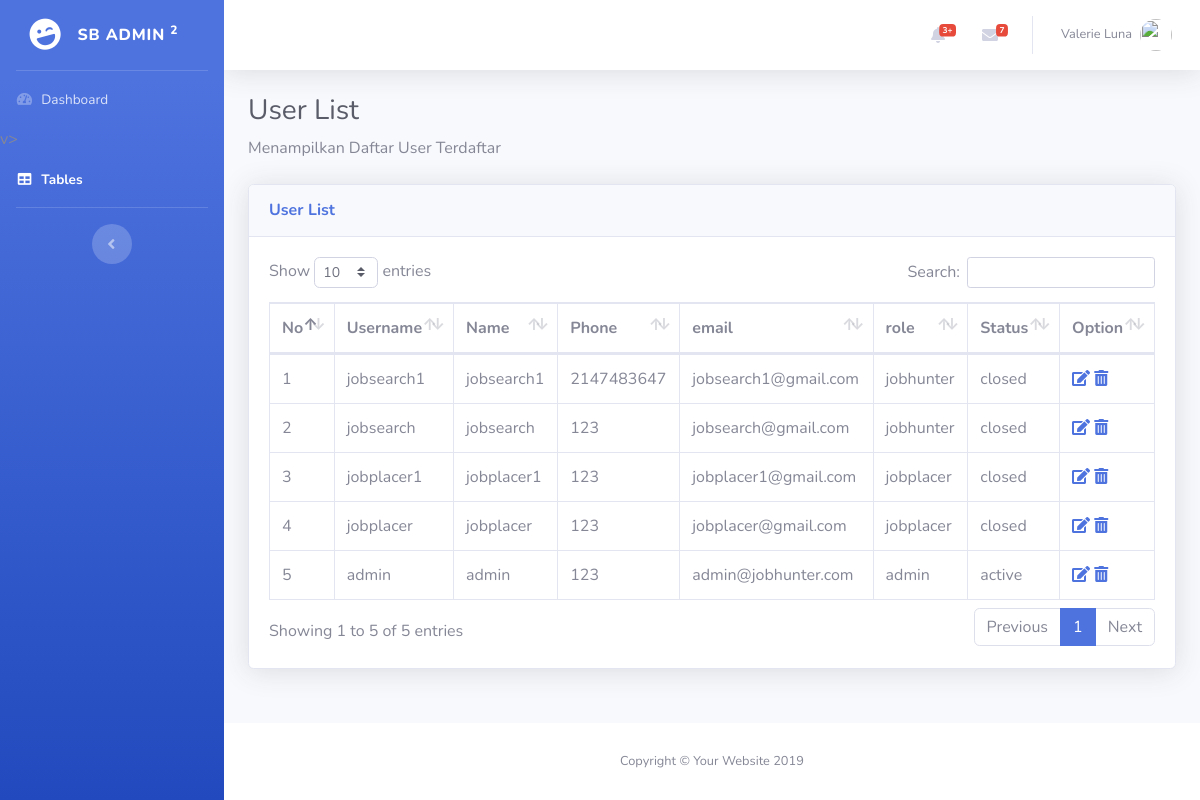
The app's page /admin/tables.php with its own data.
### tables this page shows
CREATE TABLE `tb_user` (
  `id_user` int(50) NOT NULL,
  `username` varchar(100) NOT NULL,
  `password` varchar(100) NOT NULL,
  `name` varchar(100) NOT NULL,
  `email` varchar(100) NOT NULL,
  `phone` int(20) NOT NULL,
  `role` enum('none','jobhunter','jobplacer','admin') NOT NULL,
  `status` enum('active','pending','closed') NOT NULL
);

### admin/tables.php (the view, shortened to what this page needs)
<?php
include('../config.php');
$no = 1;
$result = mysqli_query($sql, "SELECT * FROM tb_user ORDER BY username DESC");
?>
<!DOCTYPE html>
<html lang="en">
<head>
  <link href="vendor/fontawesome-free/css/all.min.css" rel="stylesheet" type="text/css">
  <link href="css/sb-admin-2.min.css" rel="stylesheet">
  <link href="vendor/datatables/dataTables.bootstrap4.min.css" rel="stylesheet">
</head>
<body id="page-top">
  <div id="wrapper">
    <ul class="navbar-nav bg-gradient-primary sidebar sidebar-dark accordion" id="accordionSidebar">
      <a class="sidebar-brand d-flex align-items-center justify-content-center" href="index.html">
        <div class="sidebar-brand-icon rotate-n-15">
          <i class="fas fa-laugh-wink"></i>
        </div>
        <div class="sidebar-brand-text mx-3">SB Admin <sup>2</sup></div>
      </a>
      <hr class="sidebar-divider my-0">
      <li class="nav-item">
        <a class="nav-link" href="index.html">
          <i class="fas fa-fw fa-tachometer-alt"></i>
          <span>Dashboard</span></a>
      </li>
      v>
      <li class="nav-item active">
        <a class="nav-link" href="tables.html">
          <i class="fas fa-fw fa-table"></i>
          <span>Tables</span></a>
      </li>
      <hr class="sidebar-divider d-none d-md-block">
      <div class="text-center d-none d-md-inline">
        <button class="rounded-circle border-0" id="sidebarToggle"></button>
      </div>
    </ul>
    <div id="content-wrapper" class="d-flex flex-column">
      <div id="content">
        <nav class="navbar navbar-expand navbar-light bg-white topbar mb-4 static-top shadow">
          <ul class="navbar-nav ml-auto">
            <li class="nav-item dropdown no-arrow mx-1">
              <a class="nav-link dropdown-toggle" href="#" id="alertsDropdown" role="button" data-toggle="dropdown" aria-haspopup="true" aria-expanded="false">
                <i class="fas fa-bell fa-fw"></i>
                <span class="badge badge-danger badge-counter">3+</span>
              </a>
            </li>
            <li class="nav-item dropdown no-arrow mx-1">
              <a class="nav-link dropdown-toggle" href="#" id="messagesDropdown" role="button" data-toggle="dropdown" aria-haspopup="true" aria-expanded="false">
                <i class="fas fa-envelope fa-fw"></i>
                <span class="badge badge-danger badge-counter">7</span>
              </a>
            </li>
            <li class="nav-item dropdown no-arrow">
              <a class="nav-link dropdown-toggle" href="#" id="userDropdown" role="button" data-toggle="dropdown" aria-haspopup="true" aria-expanded="false">
                <span class="mr-2 d-none d-lg-inline text-gray-600 small">Valerie Luna</span>
                <img class="img-profile rounded-circle" src="https://source.unsplash.com/QAB-WJcbgJk/60x60">
              </a>
            </li>
          </ul>
        </nav>
        <div class="container-fluid">
          <h1 class="h3 mb-2 text-gray-800">User List</h1>
          <p class="mb-4">Menampilkan Daftar User Terdaftar</p>
          <div class="card shadow mb-4">
            <div class="card-header py-3">
              <h6 class="m-0 font-weight-bold text-primary">User List</h6>
            </div>
            <div class="card-body">
              <div class="table-responsive">
                <table class="table table-bordered" id="dataTable" width="100%" cellspacing="0">
                  <thead>
                    <tr>
                      <th>No</th>
                      <th>Username</th>
                      <th>Name</th>
                      <th>Phone</th>
                      <th>email</th>
                      <th>role</th>
                      <th>Status</th>
                      <th>Option</th>
                    </tr>
                  </thead>
                  <tbody>
                    <?php
                        while($user_data = mysqli_fetch_array($result)) { ?>
                        <tr>
                          <td><?= $no; ?></td>
                          <td><?= $user_data['username']; ?></td>
                          <td><?= $user_data['name']; ?></td>
                          <td><?= $user_data['phone']; ?></td>
                          <td><?= $user_data['email']; ?></td>
                          <td><?= $user_data['role']; ?></td>
                          <td><?= $user_data['status']; ?></td>
                          <td>
                          <a href="update_users.php?nik=<?= $user_data['username']; ?>"><i class="fas fa-edit" title="Ubah Data"></i></a>
                          <a onclick="return confirm('Hapus Data <?= $user_data['username']; ?> ?');" href="delete_users.php?nik=<?php echo $user_data['username']; ?>"><i class="fas fa-trash-alt" title="Hapus Data"></i></a>
                        </td>
                        </tr>
                    <?php $no ++;
                    }
                    ?>
                  </tbody>
                </table>
              </div>
            </div>
          </div>
        </div>
      </div>
      <footer class="sticky-footer bg-white">
        <div class="container my-auto">
          <div class="copyright text-center my-auto">
            <span>Copyright &copy; Your Website 2019</span>
          </div>
        </div>
      </footer>
    </div>
  </div>
</body>
</html>

### records on screen
tb_user: username "jobsearch1", name "jobsearch1", phone "2147483647", email "jobsearch1@gmail.com", role "jobhunter", status "closed"
tb_user: username "jobsearch", name "jobsearch", phone "123", email "jobsearch@gmail.com", role "jobhunter", status "closed"
tb_user: username "jobplacer1", name "jobplacer1", phone "123", email "jobplacer1@gmail.com", role "jobplacer", status "closed"
tb_user: username "jobplacer", name "jobplacer", phone "123", email "jobplacer@gmail.com", role "jobplacer", status "closed"
tb_user: username "admin", name "admin", phone "123", email "admin@jobhunter.com", role "admin", status "active"
